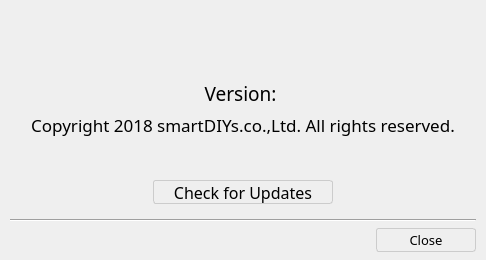
<?xml version="1.0" encoding="UTF-8"?>
<ui version="4.0">
 <class>VersionInfoDialog</class>
 <widget class="QDialog" name="VersionInfoDialog">
  <property name="enabled">
   <bool>true</bool>
  </property>
  <property name="geometry">
   <rect>
    <x>0</x>
    <y>0</y>
    <width>486</width>
    <height>260</height>
   </rect>
  </property>
  <property name="font">
   <font>
    <family>Meiryo UI</family>
    <pointsize>12</pointsize>
   </font>
  </property>
  <property name="windowTitle">
   <string>Version Info</string>
  </property>
  <property name="sizeGripEnabled">
   <bool>false</bool>
  </property>
  <layout class="QVBoxLayout" name="verticalLayout">
   <property name="leftMargin">
    <number>10</number>
   </property>
   <property name="topMargin">
    <number>8</number>
   </property>
   <property name="rightMargin">
    <number>10</number>
   </property>
   <property name="bottomMargin">
    <number>8</number>
   </property>
   <item>
    <spacer name="verticalSpacer">
     <property name="orientation">
      <enum>Qt::Vertical</enum>
     </property>
     <property name="sizeHint" stdset="0">
      <size>
       <width>20</width>
       <height>60</height>
      </size>
     </property>
    </spacer>
   </item>
   <item>
    <widget class="QLabel" name="logo">
     <property name="text">
      <string/>
     </property>
     <property name="pixmap">
      <pixmap resource="../../../rc.qrc">:/splash/src/ui/resource/splash/FboolDesktop_logo.png</pixmap>
     </property>
     <property name="alignment">
      <set>Qt::AlignCenter</set>
     </property>
    </widget>
   </item>
   <item>
    <widget class="QLabel" name="currentVersionInfo">
     <property name="font">
      <font>
       <family>Yu Gothic</family>
       <pointsize>14</pointsize>
      </font>
     </property>
     <property name="text">
      <string>Version: </string>
     </property>
     <property name="alignment">
      <set>Qt::AlignCenter</set>
     </property>
    </widget>
   </item>
   <item>
    <widget class="QLabel" name="copyright">
     <property name="font">
      <font>
       <family>Yu Gothic</family>
       <pointsize>13</pointsize>
      </font>
     </property>
     <property name="text">
      <string>Copyright 2018 smartDIYs.co.,Ltd. All rights reserved.</string>
     </property>
     <property name="alignment">
      <set>Qt::AlignCenter</set>
     </property>
    </widget>
   </item>
   <item>
    <spacer name="verticalSpacer_2">
     <property name="orientation">
      <enum>Qt::Vertical</enum>
     </property>
     <property name="sizeHint" stdset="0">
      <size>
       <width>20</width>
       <height>40</height>
      </size>
     </property>
    </spacer>
   </item>
   <item>
    <widget class="QFrame" name="middleFrame">
     <layout class="QHBoxLayout" name="horizontalLayout_3">
      <item>
       <spacer name="horizontalSpacer_2">
        <property name="orientation">
         <enum>Qt::Horizontal</enum>
        </property>
        <property name="sizeHint" stdset="0">
         <size>
          <width>40</width>
          <height>20</height>
         </size>
        </property>
       </spacer>
      </item>
      <item>
       <widget class="QPushButton" name="CheckForUpdates">
        <property name="minimumSize">
         <size>
          <width>180</width>
          <height>24</height>
         </size>
        </property>
        <property name="font">
         <font>
          <family>Yu Gothic</family>
         </font>
        </property>
        <property name="styleSheet">
         <string notr="true">QPushButton
{
	border:1px solid #CCCCCC;
	border-radius:3px;
	color:black;
}
QPushButton:hover
{
	background-color:#E6E6E6;
	border:1px solid #bfbfbf;
	border-radius:3px;
	color:black;
}
QPushButton:pressed
{
	background-color:#DEDEDE;
	border:1px solid #bfbfbf;
	border-radius:3px;
	color:black;
}</string>
        </property>
        <property name="text">
         <string>Check for Updates</string>
        </property>
       </widget>
      </item>
      <item>
       <spacer name="horizontalSpacer_3">
        <property name="orientation">
         <enum>Qt::Horizontal</enum>
        </property>
        <property name="sizeHint" stdset="0">
         <size>
          <width>40</width>
          <height>20</height>
         </size>
        </property>
       </spacer>
      </item>
     </layout>
    </widget>
   </item>
   <item>
    <widget class="Line" name="line">
     <property name="orientation">
      <enum>Qt::Horizontal</enum>
     </property>
    </widget>
   </item>
   <item>
    <widget class="QFrame" name="bottomFrame">
     <property name="sizePolicy">
      <sizepolicy hsizetype="Preferred" vsizetype="Fixed">
       <horstretch>0</horstretch>
       <verstretch>0</verstretch>
      </sizepolicy>
     </property>
     <property name="frameShape">
      <enum>QFrame::NoFrame</enum>
     </property>
     <property name="frameShadow">
      <enum>QFrame::Raised</enum>
     </property>
     <property name="lineWidth">
      <number>1</number>
     </property>
     <layout class="QHBoxLayout" name="horizontalLayout">
      <property name="leftMargin">
       <number>0</number>
      </property>
      <property name="topMargin">
       <number>0</number>
      </property>
      <property name="rightMargin">
       <number>0</number>
      </property>
      <property name="bottomMargin">
       <number>0</number>
      </property>
      <item>
       <spacer name="horizontalSpacer">
        <property name="orientation">
         <enum>Qt::Horizontal</enum>
        </property>
        <property name="sizeHint" stdset="0">
         <size>
          <width>40</width>
          <height>20</height>
         </size>
        </property>
       </spacer>
      </item>
      <item>
       <widget class="QPushButton" name="CloseButton">
        <property name="minimumSize">
         <size>
          <width>100</width>
          <height>24</height>
         </size>
        </property>
        <property name="font">
         <font>
          <family>Yu Gothic</family>
          <pointsize>10</pointsize>
         </font>
        </property>
        <property name="cursor">
         <cursorShape>PointingHandCursor</cursorShape>
        </property>
        <property name="styleSheet">
         <string notr="true">QPushButton
{
	border:1px solid #CCCCCC;
	border-radius:3px;
	color:black;
}
QPushButton:hover
{
	background-color:#E6E6E6;
	border:1px solid #bfbfbf;
	border-radius:3px;
	color:black;
}
QPushButton:pressed
{
	background-color:#DEDEDE;
	border:1px solid #bfbfbf;
	border-radius:3px;
	color:black;
}</string>
        </property>
        <property name="text">
         <string>Close</string>
        </property>
       </widget>
      </item>
     </layout>
    </widget>
   </item>
  </layout>
 </widget>
 <resources>
  <include location="../../../rc.qrc"/>
 </resources>
 <connections/>
</ui>
